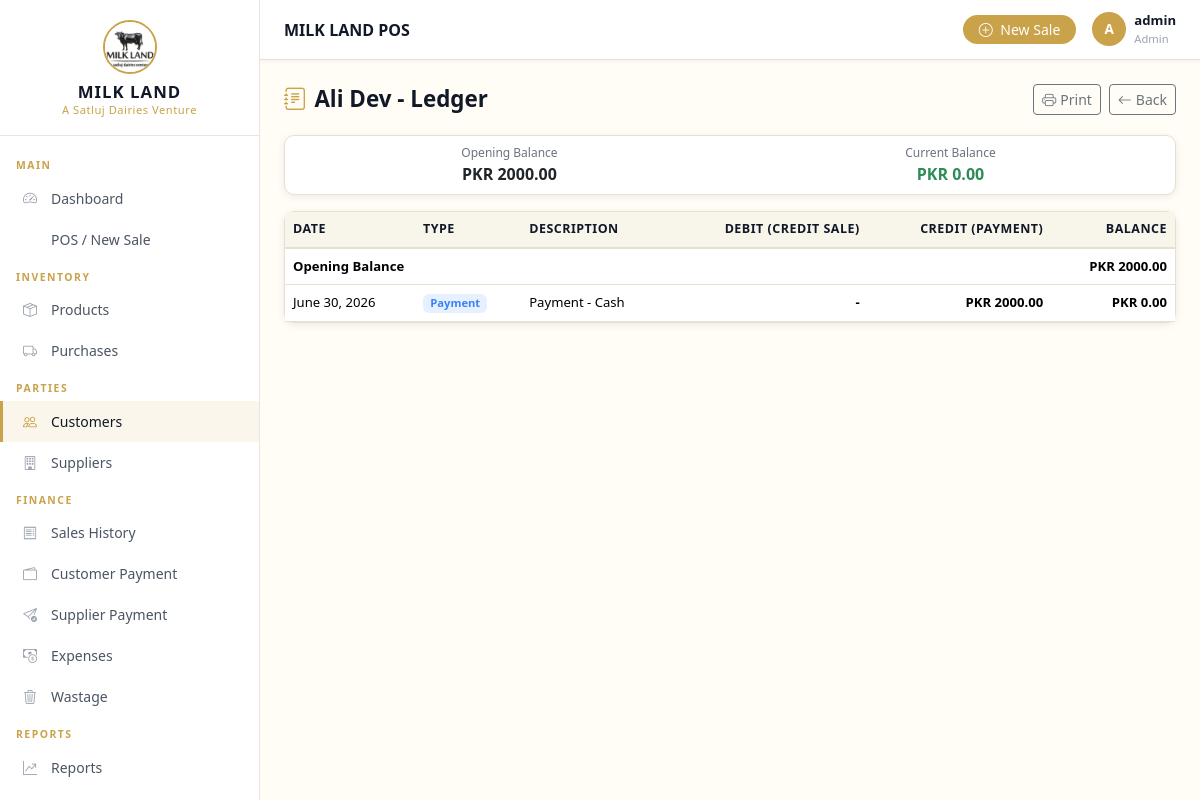
The app's page /customers/6/ledger/ (signed in) with its own data.
### apps/parties/models.py (models this page shows, shortened)
class Customer(models.Model):
    name = models.CharField(max_length=200)
    phone = models.CharField(max_length=20, blank=True)
    address = models.TextField(blank=True)
    opening_balance = models.DecimalField(max_digits=12, decimal_places=2, default=Decimal('0.00'))
    current_balance = models.DecimalField(max_digits=12, decimal_places=2, default=Decimal('0.00'))
    notes = models.TextField(blank=True)
    is_active = models.BooleanField(default=True)
    created_at = models.DateTimeField(auto_now_add=True)
    updated_at = models.DateTimeField(auto_now=True)
    class Meta:
        ordering = ['name']

### apps/finance/models.py (models this page shows, shortened)
class CustomerPayment(models.Model):
    PAYMENT_METHODS = [
        ('Cash', 'Cash'),
        ('Bank', 'Bank Transfer'),
        ('JazzCash', 'JazzCash'),
        ('Easypaisa', 'Easypaisa'),
        ('Other', 'Other'),
    ]
    customer = models.ForeignKey(Customer, on_delete=models.PROTECT, related_name='payments')
    payment_date = models.DateField()
    amount = models.DecimalField(max_digits=12, decimal_places=2)
    payment_method = models.CharField(max_length=20, choices=PAYMENT_METHODS, default='Cash')
    notes = models.TextField(blank=True)
    received_by = models.ForeignKey(User, on_delete=models.SET_NULL, null=True)
    created_at = models.DateTimeField(auto_now_add=True)
    class Meta:
        ordering = ['-created_at']

### apps/parties/views.py (the view, shortened to what this page needs)
# urls.py: path('customers/<int:pk>/ledger/', views.customer_ledger, name='customer_ledger'),
@login_required
def customer_ledger(request, pk):
    customer = get_object_or_404(Customer, pk=pk)
    from apps.sales.models import Sale
    from apps.finance.models import CustomerPayment
    sales = Sale.objects.filter(customer=customer).order_by('created_at')
    payments = CustomerPayment.objects.filter(customer=customer).order_by('created_at')
    entries = []
    for payment in payments:
        entries.append({
            'date': payment.payment_date,
            'type': 'Payment',
            'description': f'Payment - {payment.get_payment_method_display()}',
            'debit': 0,
            'credit': payment.amount,
            'obj': payment,
        })
    entries.sort(key=lambda x: x['date'])
    balance = customer.opening_balance
    for e in entries:
        balance += e['debit'] - e['credit']
        e['balance'] = balance
    return render(request, 'parties/customer_ledger.html', {
        'customer': customer, 'entries': entries
    })

### apps/core/context_processors.py (called while the page is built)
def business_settings(request):
    settings = BusinessSettings.get_settings()
    return {'business': settings}

### apps/core/models.py (called while the page is built)
    @classmethod
    def get_settings(cls):
        obj, _ = cls.objects.get_or_create(pk=1)
        return obj

### templates/parties/customer_ledger.html (shortened to what this page needs)
{% extends 'base.html' %}
{% load app_filters %}
{% block content %}
<div class="page-header">
  <h1><i class="bi bi-journal-text me-2 text-gold"></i>{{ customer.name }} - Ledger</h1>
  <div class="d-flex gap-2">
    <button onclick="window.print()" class="btn btn-outline-secondary btn-sm no-print"><i class="bi bi-printer me-1"></i>Print</button>
    <a href="{% url 'parties:customer_detail' customer.pk %}" class="btn btn-outline-secondary btn-sm"><i class="bi bi-arrow-left me-1"></i>Back</a>
  </div>
</div>
<div class="card mb-3">
  <div class="card-body py-2">
    <div class="row text-center">
      <div class="col"><div style="font-size:0.75rem;color:var(--text-light);">Opening Balance</div><div style="font-weight:700;">PKR {{ customer.opening_balance|floatformat:2 }}</div></div>
      <div class="col"><div style="font-size:0.75rem;color:var(--text-light);">Current Balance</div><div style="font-weight:700;color:{% if customer.current_balance > 0 %}var(--danger-red){% else %}var(--success-green){% endif %};">PKR {{ customer.current_balance|floatformat:2 }}</div></div>
    </div>
  </div>
</div>
<div class="card">
  <div class="card-body p-0">
    <table class="table table-hover mb-0" style="font-size:0.82rem;">
      <thead>
        <tr>
          <th>Date</th>
          <th>Type</th>
          <th>Description</th>
          <th class="text-end">Debit (Credit Sale)</th>
          <th class="text-end">Credit (Payment)</th>
          <th class="text-end">Balance</th>
        </tr>
      </thead>
      <tbody>
        <tr style="background:var(--soft-cream);">
          <td colspan="5"><strong>Opening Balance</strong></td>
          <td class="text-end ledger-balance">PKR {{ customer.opening_balance|floatformat:2 }}</td>
        </tr>
        {% for entry in entries %}
        <tr>
          <td>{{ entry.date }}</td>
          <td><span class="badge {% if entry.type == 'Sale' %}badge-credit{% else %}badge-cash{% endif %}" style="font-size:0.7rem;">{{ entry.type }}</span></td>
          <td>{{ entry.description }}</td>
          <td class="text-end ledger-debit">{% if entry.debit %}PKR {{ entry.debit|floatformat:2 }}{% else %}-{% endif %}</td>
          <td class="text-end ledger-credit">{% if entry.credit %}PKR {{ entry.credit|floatformat:2 }}{% else %}-{% endif %}</td>
          <td class="text-end ledger-balance">PKR {{ entry.balance|floatformat:2 }}</td>
        </tr>
        {% empty %}
        <tr><td colspan="6" class="text-center text-muted py-4">No transactions found</td></tr>
        {% endfor %}
      </tbody>
    </table>
  </div>
</div>
{% endblock %}

### templates/partials/navbar.html (shortened to what this page needs)
{% load static %}
<header class="top-navbar">
  <div class="d-flex align-items-center gap-3">
    <span class="page-title">{% block navbar_title %}MILK LAND POS{% endblock %}</span>
  </div>
  <div class="navbar-right">
    <a href="{% url 'sales:pos' %}" class="btn btn-sm btn-gold rounded-pill px-3">
      <i class="bi bi-plus-circle me-1"></i> New Sale
    </a>
    <div class="navbar-user">
      <div class="user-avatar">{{ user.username|first|upper }}</div>
      <div>
        <div style="font-size:0.82rem;font-weight:600;">{{ user.get_full_name|default:user.username }}</div>
        <div style="font-size:0.7rem;color:#9CA3AF;">{% if user.is_staff %}Admin{% else %}Sales Staff{% endif %}</div>
      </div>
    </div>
  </div>
</header>

### static/css/style.css (style rules this page uses)
:root { --primary-dark: #111827; --secondary-dark: #1F2937; --cream-bg: #FFFDF5; --soft-cream: #F8F5EA; --accent-gold: #C9A24A; --success-green: #2E8B57; --border-color: #E5E0D1; --danger-red: #DC3545; --sidebar-width: 260px; --sidebar-bg: #111827; --navbar-height: 60px; --text-light: #6B7280; --text-dark: #111827; --card-shadow: 0 2px 8px rgba(0,0,0,0.08); }
* { box-sizing: border-box; }
body { font-family: 'Segoe UI', system-ui, -apple-system, sans-serif; background-color: var(--cream-bg); color: var(--text-dark); margin: 0; }
.top-navbar { position: sticky; top: 0; height: var(--navbar-height); background: #fff; border-bottom: 1px solid var(--border-color); display: flex; align-items: center; justify-content: space-between; padding: 0 24px; z-index: 100; box-shadow: 0 1px 4px rgba(0,0,0,0.06); }
.top-navbar .page-title { font-weight: 600; font-size: 1rem; color: var(--text-dark); }
.top-navbar .navbar-right { display: flex; align-items: center; gap: 16px; }
.navbar-user { display: flex; align-items: center; gap: 8px; font-size: 0.85rem; color: var(--text-dark); }
.navbar-user .user-avatar { width: 34px; height: 34px; border-radius: 50%; background: var(--accent-gold); display: flex; align-items: center; justify-content: center; color: #fff; font-weight: 700; font-size: 0.85rem; }
.card { border: 1px solid var(--border-color); border-radius: 10px; box-shadow: var(--card-shadow); background: #fff; }
.btn-gold { background: var(--accent-gold); color: #fff; border: none; }
.table { font-size: 0.875rem; }
.table th { background: var(--soft-cream); color: var(--text-dark); font-weight: 600; font-size: 0.78rem; text-transform: uppercase; letter-spacing: 0.5px; border-bottom: 2px solid var(--border-color); }
.table td { vertical-align: middle; border-color: var(--border-color); }
.badge-cash { background: rgba(59,130,246,0.12); color: #3B82F6; }
.page-header { display: flex; align-items: center; justify-content: space-between; margin-bottom: 20px; flex-wrap: wrap; gap: 12px; }
.page-header h1 { font-size: 1.4rem; font-weight: 700; color: var(--text-dark); margin: 0; }
.text-gold { color: var(--accent-gold) !important; }
.ledger-debit { color: var(--danger-red); font-weight: 600; }
.ledger-credit { color: var(--success-green); font-weight: 600; }
.ledger-balance { font-weight: 700; }

### records on screen
Customer: name "Ali Dev", opening_balance "2000.00", current_balance "0.00"
CustomerPayment: date "June 30, 2026", type "Payment", description "Payment - Cash", credit "2000.00", balance "0.00"

### other values on screen
{{ user.username|first|upper }} "A"
{{ user.get_full_name|default:user.username }} "admin"
